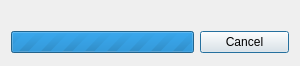
<?xml version="1.0" encoding="UTF-8"?>
<ui version="4.0">
 <author>Dmitry Baryshev</author>
 <class>DropBoxUploader</class>
 <widget class="QDialog" name="DropBoxUploader">
  <property name="geometry">
   <rect>
    <x>0</x>
    <y>0</y>
    <width>300</width>
    <height>66</height>
   </rect>
  </property>
  <property name="windowTitle">
   <string notr="true">Dropbox</string>
  </property>
  <layout class="QGridLayout" name="gridLayout">
   <item row="0" column="0">
    <widget class="QLabel" name="label">
     <property name="openExternalLinks">
      <bool>true</bool>
     </property>
    </widget>
   </item>
   <item row="1" column="0" colspan="2">
    <widget class="QProgressBar" name="progress">
     <property name="maximum">
      <number>0</number>
     </property>
     <property name="textVisible">
      <bool>false</bool>
     </property>
    </widget>
   </item>
   <item row="1" column="2">
    <widget class="QPushButton" name="pushCancel">
     <property name="text">
      <string>Cancel</string>
     </property>
    </widget>
   </item>
   <item row="2" column="1">
    <spacer name="verticalSpacer">
     <property name="orientation">
      <enum>Qt::Vertical</enum>
     </property>
     <property name="sizeHint" stdset="0">
      <size>
       <width>20</width>
       <height>1</height>
      </size>
     </property>
    </spacer>
   </item>
  </layout>
 </widget>
 <resources/>
 <connections>
  <connection>
   <sender>pushCancel</sender>
   <signal>clicked()</signal>
   <receiver>DropBoxUploader</receiver>
   <slot>reject()</slot>
   <hints>
    <hint type="sourcelabel">
     <x>250</x>
     <y>60</y>
    </hint>
    <hint type="destinationlabel">
     <x>245</x>
     <y>145</y>
    </hint>
   </hints>
  </connection>
 </connections>
</ui>
